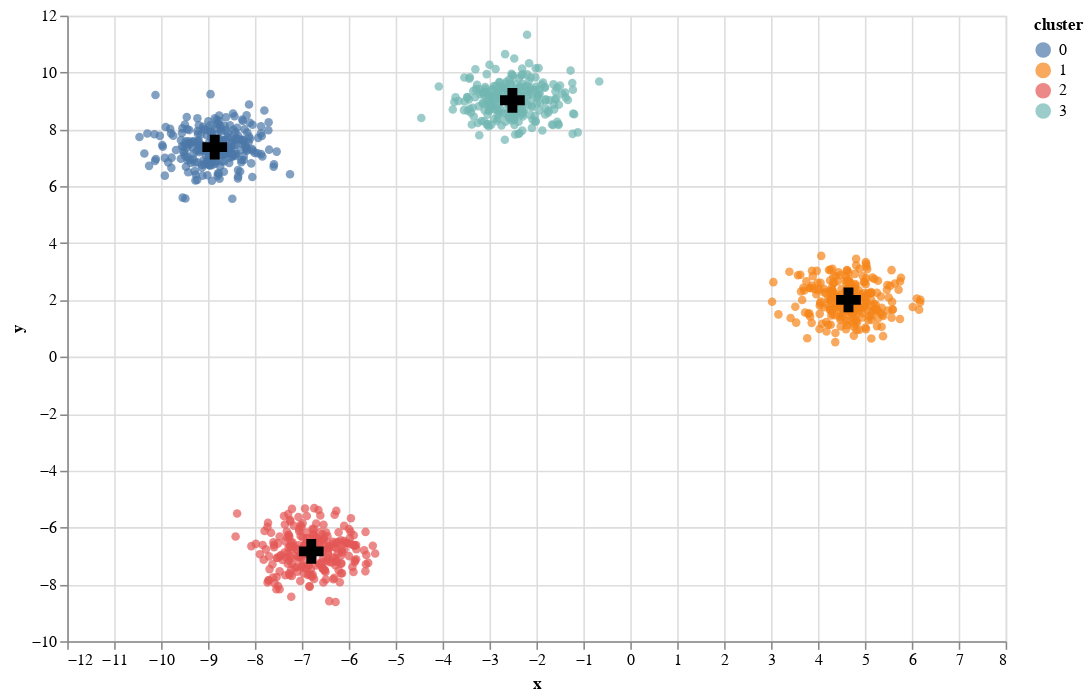

This figure's notebook cell:
### Code cell
blobs_points = alt.Chart(blobs).mark_circle().encode(
    x="x",
    y="y",
    color="cluster:N"
).properties(
    width=600,
    height=400
)

blobs_centroids = alt.Chart(centroids_df).mark_point(size=250, fill="black", filled=True, fillOpacity=1, shape="cross").encode(
    x="x",
    y="y",
).properties(
    width=600,
    height=400
)

blobs_points + blobs_centroids

### Figure 1 — Vega-Lite specification as saved in the notebook (floating-point values rounded to 4 significant figures; data arrays with more than 128 entries replaced by an {"elided": "..."} marker saying what was removed)
{"$schema": "https://vega.github.io/schema/vega-lite/v3.4.0.json", "config": {"background": "white", "mark": {"tooltip": null}, "view": {"height": 300, "width": 400}}, "datasets": {"data-9940f3c5005762173b84823445695162": {"elided": "1000 records"}, "data-e0bb5ceca95ae034c8dceef37c407a06": [{"x": -8.857, "y": 7.376}, {"x": 4.651, "y": 2.005}, {"x": -6.799, "y": -6.84}, {"x": -2.513, "y": 9.023}]}, "layer": [{"data": {"name": "data-9940f3c5005762173b84823445695162"}, "encoding": {"color": {"field": "cluster", "type": "nominal"}, "x": {"field": "x", "type": "quantitative"}, "y": {"field": "y", "type": "quantitative"}}, "height": 400, "mark": "circle", "width": 600}, {"data": {"name": "data-e0bb5ceca95ae034c8dceef37c407a06"}, "encoding": {"x": {"field": "x", "type": "quantitative"}, "y": {"field": "y", "type": "quantitative"}}, "height": 400, "mark": {"fill": "black", "fillOpacity": 1, "filled": true, "shape": "cross", "size": 250, "type": "point"}, "width": 600}]}
